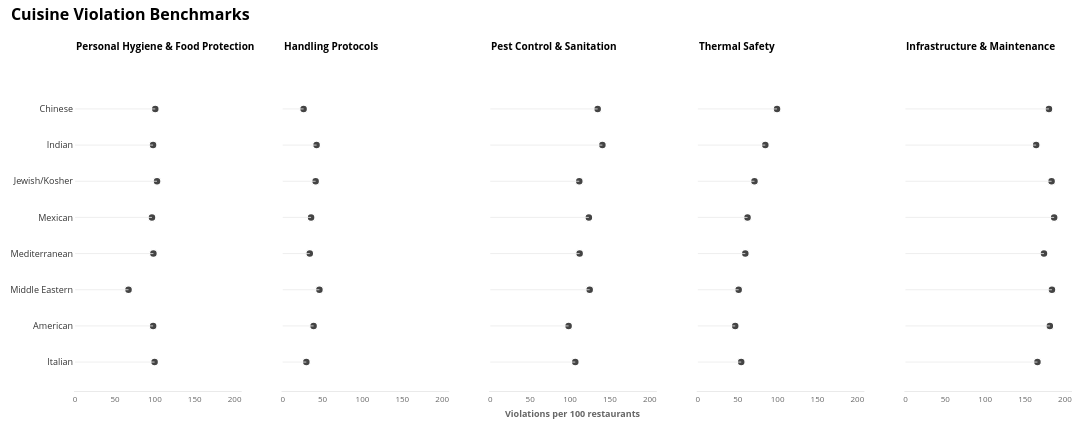

The code cell stored with this chart in its notebook:
### Markdown cell above
### 3.2  — Cuisine Violation Benchmarks (Cleveland Dot Plot)

We grouped each restaurant's violations into the following five categories using the "df_2026_no_covid" dataset:
Personal Hygiene and Food Protection (06A–06H); Handling Protocols (04A–04P, 05A–05H, 04K–04O, 08A–08C, and 28-06); Pest Control and Sanitation (02A–02I, 03A–03G, 04K–04O, 08A–08C, and 28-06); Thermal Safety (02A–02I, 03A–03G, 04K–04O, and 08A–08C); and Infrastructure and Maintenance (07A, 09A–09E, 10A–10J, and 28-07).

Then, we calculated the number of violations per 100 restaurants for each of the eight selected cuisines. The Cleveland dot plot fixes the vertical order by total violations across all categories, enabling readers to track each cuisine horizontally instead of re-reading a new ranking in every panel.
The numbers tell a story that challenges the stereotype. Chinese and Indian restaurants scored highest in pest control (134.7 and 140.6, respectively), the category most associated with a "dirty kitchen." However, their personal hygiene scores are virtually identical to those of American and Italian restaurants (100.5 and 97.7 versus 97.8 and 99.7, respectively).
Every cuisine dominated infrastructure and maintenance, with scores ranging from 163.9 to 186.5 violations per 100 restaurants. These results suggest that the main cause of citywide violations is structural and involves drains, ventilation, and lighting rather than food handling practices, which are often the target of consumer stereotypes.

### Code cell
# ═══════════════════════════════════════════════════════════════════════════
# Cleveland Dot Plot — Cuisine Violation Benchmarks
# Uses df_2026_no_covid; violations grouped into 5 functional categories
# ═══════════════════════════════════════════════════════════════════════════

import pandas as pd
import numpy as np
import plotly.graph_objects as go
from plotly.subplots import make_subplots

# ── 1. Category → violation code mapping (DOHMH blue book) ─────────────────
CATEGORY_MAP = {
    "Personal Hygiene & Food Protection": [
        "06A",  # Personal cleanliness inadequate
        "06B",  # Tobacco/eating in food prep area
        "06C",  # Food not protected from contamination
        "06D",  # Food contact surface not sanitized
        "06E",  # Sanitized utensil improperly stored
        "06F",  # Wiping cloths improperly stored
        "06G",  # HACCP plan not approved
        "06H",  # HACCP records not maintained
    ],
    "Handling Protocols": [
        "04A",  # Food Protection Certificate not held
        "04B",  # Food worker working while sick
        "04C",  # Bare hand contact with food
        "04D",  # Handwashing after toilet/coughing
        "04E",  # Toxic chemical improperly stored
        "04F",  # Food prep area contaminated
        "04H",  # Food adulterated/cross-contaminated
        "04I",  # Non-TCS food re-served
        "04J",  # Thermometer not provided
        "04P",  # Food containing prohibited substance
        "05A",  # Sewage disposal improper
        "05B",  # Harmful gas/CO detected
        "05C",  # Food contact surface improperly constructed
        "05D",  # No hand washing facility
        "05E",  # Toilet facility not provided
        "05F",  # Insufficient cold/hot holding equipment
        "05H",  # No SOP for refillable containers
        "09E",  # Wash hands sign not posted
        "03I",  # Juice packaged on premises, no label
        "28-05", # Food adulterated or misbranded
    ],
    "Pest Control & Sanitation": [
        "04K",  # Evidence of rats
        "04L",  # Evidence of mice
        "04M",  # Live roaches
        "04N",  # Filth flies or nuisance pests
        "04O",  # Live animal other than fish
        "08A",  # Harborage conditions for rodents/insects
        "08B",  # Garbage receptacle not pest resistant
        "08C",  # Pesticide improperly used
        "28-06", # No pest management contract on premises
    ],
    "Thermal Safety": [
        "02A",  # TCS food not cooked to minimum temp
        "02B",  # Hot food not held at/above 140°F
        "02C",  # Cooked food not reheated before service
        "02D",  # Pre-cooked TCS not held at proper temp
        "02F",  # Raw meat/fish served undercooked
        "02G",  # Cold TCS food held above 41°F
        "02H",  # TCS food not cooled by approved method
        "02I",  # TCS food not cooled from 140°F to 70°F
        "03A",  # Food from unapproved source
        "03B",  # Shellfish not from approved source
        "03C",  # Unclean/cracked eggs kept or used
        "03D",  # Food package not in good condition
        "03E",  # No potable water supply
        "03F",  # Unpasteurized milk served
        "03G",  # Raw fruit/vegetable not properly washed
    ],
    "Infrastructure & Maintenance": [
        "07A",  # Officer duties obstructed
        "09A",  # Damaged canned food not segregated
        "09B",  # Thawing procedure improper
        "09C",  # Food contact surface not maintained
        "09D",  # Food operation in living/sleeping quarters
        "10A",  # Toilet facility not maintained
        "10B",  # Anti-siphonage device not provided
        "10C",  # Lighting inadequate
        "10D",  # Ventilation not provided/inadequate
        "10E",  # Accurate thermometer not in fridge
        "10F",  # Non-food contact surface unacceptable
        "10G",  # Dishwashing/ware washing improper
        "10H",  # Proper sanitization not provided
        "10I",  # Single service item reused
        "10J",  # Hand wash sign not posted
        "28-07", # Unapproved outdoor/sidewalk cooking
    ],
}
RAW_COLS = list(CATEGORY_MAP.keys())

SELECTED_CUISINES = [
    "American", "Italian", "Mediterranean", "Jewish/Kosher",
    "Mexican", "Middle Eastern", "Indian", "Chinese",
]

# ── 2. Reverse lookup: violation code → category ────────────────────────────
code_to_cat = {
    code: cat
    for cat, codes in CATEGORY_MAP.items()
    for code in codes
}

# ── 3. Filter & tag violations ──────────────────────────────────────────────
df_viol = df_2026_no_covid.copy()
df_viol = df_viol[df_viol["CUISINE DESCRIPTION"].isin(SELECTED_CUISINES)]
df_viol = df_viol.dropna(subset=["VIOLATION CODE", "CAMIS"])
df_viol["VIOLATION CODE"] = df_viol["VIOLATION CODE"].str.strip()
df_viol["CATEGORY"] = df_viol["VIOLATION CODE"].map(code_to_cat)
df_viol = df_viol.dropna(subset=["CATEGORY"])

# ── 4. Violations per 100 restaurants ───────────────────────────────────────
n_restaurants = (
    df_2026_no_covid[df_2026_no_covid["CUISINE DESCRIPTION"].isin(SELECTED_CUISINES)]
    .groupby("CUISINE DESCRIPTION")["CAMIS"]
    .nunique()
)

viol_counts = (
    df_viol.groupby(["CUISINE DESCRIPTION", "CATEGORY"])
    .size()
    .unstack(fill_value=0)
    .reindex(columns=RAW_COLS, fill_value=0)
)

cleveland_df = viol_counts.div(n_restaurants, axis=0).mul(100).reset_index()
cleveland_df.columns.name = None

print("Violations per 100 restaurants:")
print(cleveland_df.set_index("CUISINE DESCRIPTION").round(1))

# ── Fix: consistent cuisine order across all panels ──────────────────────────
cuisine_order = (
    cleveland_df.set_index("CUISINE DESCRIPTION")[RAW_COLS]
    .sum(axis=1)
    .sort_values(ascending=True)  # worst at top
    .index.tolist()
)

# ── Plot config ───────────────────────────────────────────────────────────────
TITLE_COLOR = "#000000"
SUB_COLOR   = "#666666"
TEXT_COLOR  = "#333333"
DOT_COLOR   = "#444444"
LINE_COLOR  = "#EAEAEA"

n_cuisines = len(cuisine_order)
n_cat      = len(RAW_COLS)

x_max = cleveland_df[RAW_COLS].values.max()
x_pad = x_max * 0.15

fig = make_subplots(
    rows=1,
    cols=n_cat,
    shared_yaxes=False,
    horizontal_spacing=0.04,
)

for i, col in enumerate(RAW_COLS):
    col_num = i + 1

    # FIXED ORDER — same y position for every cuisine in every panel
    sub      = cleveland_df.set_index("CUISINE DESCRIPTION").reindex(cuisine_order)[col]
    cuisines = cuisine_order
    values   = sub.values
    y_pos    = list(range(len(cuisines)))

    # Hairline tracks
    for y, v in zip(y_pos, values):
        fig.add_shape(
            type="line",
            x0=0, x1=v, y0=y, y1=y,
            line=dict(color=LINE_COLOR, width=0.8),
            row=1, col=col_num,
        )

    # Dots
    fig.add_trace(
        go.Scatter(
            x=values,
            y=y_pos,
            mode="markers",
            marker=dict(
                size=8,
                color=DOT_COLOR,
                line=dict(color="white", width=1.5),
            ),
            customdata=list(zip(cuisines, [round(float(v), 1) for v in values])),
            hovertemplate=(
                "<b>%{customdata[0]}</b><br>"
                + col + ": <b>%{customdata[1]:.1f}</b> per 100 restaurants"
                + "<extra></extra>"
            ),
            showlegend=False,
        ),
        row=1, col=col_num,
    )

    # Axis config
    xaxis_key = "xaxis" if col_num == 1 else f"xaxis{col_num}"
    yaxis_key = "yaxis" if col_num == 1 else f"yaxis{col_num}"

    fig.update_layout(**{
        xaxis_key: dict(
            range=[-x_pad * 0.05, x_max + x_pad * 0.8],
            showgrid=False,
            zeroline=False,
            tickfont=dict(size=8, color=SUB_COLOR),
            showline=True,
            linecolor=LINE_COLOR,
            linewidth=1,
            ticks="outside",
            ticklen=0,
        ),
        yaxis_key: dict(
            tickvals=y_pos,
            ticktext=cuisines if i == 0 else [""] * len(cuisines),
            range=[-0.8, n_cuisines - 0.2],
            showgrid=False,
            zeroline=False,
            tickfont=dict(size=9, color=TEXT_COLOR),
            showline=False,
            ticks="",
        ),
    })

    # Panel title
    fig.add_annotation(
        text=f"<b>{col}</b>",
        xref=f"x{col_num if col_num > 1 else ''} domain",
        yref=f"y{col_num if col_num > 1 else ''} domain",
        x=0,
        y=1.08,
        showarrow=False,
        font=dict(size=10, color=TITLE_COLOR),
        xanchor="left",
        yanchor="bottom",
    )

# ── Figure-level layout ───────────────────────────────────────────────────────
panel_w = 2.4 * n_cat + 1.2
panel_h = 0.35 * n_cuisines + 1.8

fig.update_layout(
    width=int(panel_w * 96),
    height=int(panel_h * 96),
    paper_bgcolor="white",
    plot_bgcolor="white",
    title=dict(
        text="<b>Cuisine Violation Benchmarks</b>",
        x=0.01,
        xanchor="left",
        y=0.98,
        yanchor="top",
        font=dict(size=16, color=TITLE_COLOR),
    ),
    margin=dict(l=10, r=20, t=80, b=50),
    hoverlabel=dict(
        bgcolor="white",
        bordercolor=DOT_COLOR,
        font=dict(size=11, color=TEXT_COLOR),
    ),
)

fig.add_annotation(
    text="<b>Violations per 100 restaurants</b>",
    xref="paper", yref="paper",
    x=0.5, y=-0.1,
    showarrow=False,
    font=dict(size=9, color=SUB_COLOR),
    xanchor="center",
)

fig.show()

### Figure 1 — Plotly figure (JSON) as saved in the notebook; plotly's stock layout.template omitted (floating-point values rounded to 4 significant figures)
{"data": [{"customdata": [["Italian", 99.7], ["American", 97.8], ["Middle Eastern", 67], ["Mediterranean", 98.2], ["Mexican", 96.4], ["Jewish/Kosher", 102.7], ["Indian", 97.7], ["Chinese", 100.5]], "hovertemplate": "<b>%{customdata[0]}</b><br>Personal Hygiene & Food Protection: <b>%{customdata[1]:.1f}</b> per 100 restaurants<extra></extra>", "marker": {"color": "#444444", "line": {"color": "white", "width": 1.5}, "size": 8}, "mode": "markers", "showlegend": false, "type": "scatter", "x": [99.66, 97.83, 66.98, 98.18, 96.39, 102.7, 97.74, 100.5], "xaxis": "x", "y": [0, 1, 2, 3, 4, 5, 6, 7], "yaxis": "y"}, {"customdata": [["Italian", 29.6], ["American", 38.7], ["Middle Eastern", 46], ["Mediterranean", 33.9], ["Mexican", 35.6], ["Jewish/Kosher", 41.3], ["Indian", 42.5], ["Chinese", 26.2]], "hovertemplate": "<b>%{customdata[0]}</b><br>Handling Protocols: <b>%{customdata[1]:.1f}</b> per 100 restaurants<extra></extra>", "marker": {"color": "#444444", "line": {"color": "white", "width": 1.5}, "size": 8}, "mode": "markers", "showlegend": false, "type": "scatter", "x": [29.64, 38.73, 46.05, 33.94, 35.57, 41.3, 42.48, 26.19], "xaxis": "x2", "y": [0, 1, 2, 3, 4, 5, 6, 7], "yaxis": "y2"}, {"customdata": [["Italian", 106.6], ["American", 98.2], ["Middle Eastern", 124.7], ["Mediterranean", 112], ["Mexican", 123.6], ["Jewish/Kosher", 111.6], ["Indian", 140.6], ["Chinese", 134.7]], "hovertemplate": "<b>%{customdata[0]}</b><br>Pest Control & Sanitation: <b>%{customdata[1]:.1f}</b> per 100 restaurants<extra></extra>", "marker": {"color": "#444444", "line": {"color": "white", "width": 1.5}, "size": 8}, "mode": "markers", "showlegend": false, "type": "scatter", "x": [106.6, 98.22, 124.7, 112.0, 123.6, 111.6, 140.6, 134.7], "xaxis": "x3", "y": [0, 1, 2, 3, 4, 5, 6, 7], "yaxis": "y3"}, {"customdata": [["Italian", 54.4], ["American", 46.8], ["Middle Eastern", 51.2], ["Mediterranean", 59.5], ["Mexican", 62.3], ["Jewish/Kosher", 71], ["Indian", 84.6], ["Chinese", 99.3]], "hovertemplate": "<b>%{customdata[0]}</b><br>Thermal Safety: <b>%{customdata[1]:.1f}</b> per 100 restaurants<extra></extra>", "marker": {"color": "#444444", "line": {"color": "white", "width": 1.5}, "size": 8}, "mode": "markers", "showlegend": false, "type": "scatter", "x": [54.36, 46.83, 51.16, 59.49, 62.27, 70.99, 84.59, 99.28], "xaxis": "x4", "y": [0, 1, 2, 3, 4, 5, 6, 7], "yaxis": "y4"}, {"customdata": [["Italian", 165.5], ["American", 181.1], ["Middle Eastern", 183.7], ["Mediterranean", 173.7], ["Mexican", 186.5], ["Jewish/Kosher", 183.3], ["Indian", 163.9], ["Chinese", 180]], "hovertemplate": "<b>%{customdata[0]}</b><br>Infrastructure & Maintenance: <b>%{customdata[1]:.1f}</b> per 100 restaurants<extra></extra>", "marker": {"color": "#444444", "line": {"color": "white", "width": 1.5}, "size": 8}, "mode": "markers", "showlegend": false, "type": "scatter", "x": [165.5, 181.1, 183.7, 173.7, 186.5, 183.3, 163.9, 180.0], "xaxis": "x5", "y": [0, 1, 2, 3, 4, 5, 6, 7], "yaxis": "y5"}], "layout": {"annotations": [{"font": {"color": "#000000", "size": 10}, "showarrow": false, "text": "<b>Personal Hygiene & Food Protection</b>", "x": 0, "xanchor": "left", "xref": "x domain", "y": 1.08, "yanchor": "bottom", "yref": "y domain"}, {"font": {"color": "#000000", "size": 10}, "showarrow": false, "text": "<b>Handling Protocols</b>", "x": 0, "xanchor": "left", "xref": "x2 domain", "y": 1.08, "yanchor": "bottom", "yref": "y2 domain"}, {"font": {"color": "#000000", "size": 10}, "showarrow": false, "text": "<b>Pest Control & Sanitation</b>", "x": 0, "xanchor": "left", "xref": "x3 domain", "y": 1.08, "yanchor": "bottom", "yref": "y3 domain"}, {"font": {"color": "#000000", "size": 10}, "showarrow": false, "text": "<b>Thermal Safety</b>", "x": 0, "xanchor": "left", "xref": "x4 domain", "y": 1.08, "yanchor": "bottom", "yref": "y4 domain"}, {"font": {"color": "#000000", "size": 10}, "showarrow": false, "text": "<b>Infrastructure & Maintenance</b>", "x": 0, "xanchor": "left", "xref": "x5 domain", "y": 1.08, "yanchor": "bottom", "yref": "y5 domain"}, {"font": {"color": "#666666", "size": 9}, "showarrow": false, "text": "<b>Violations per 100 restaurants</b>", "x": 0.5, "xanchor": "center", "xref": "paper", "y": -0.1, "yref": "paper"}], "height": 441, "hoverlabel": {"bgcolor": "white", "bordercolor": "#444444", "font": {"color": "#333333", "size": 11}}, "margin": {"b": 50, "l": 10, "r": 20, "t": 80}, "paper_bgcolor": "white", "plot_bgcolor": "white", "shapes": [{"line": {"color": "#EAEAEA", "width": 0.8}, "type": "line", "x0": 0, "x1": 99.66, "xref": "x", "y0": 0, "y1": 0, "yref": "y"}, {"line": {"color": "#EAEAEA", "width": 0.8}, "type": "line", "x0": 0, "x1": 97.83, "xref": "x", "y0": 1, "y1": 1, "yref": "y"}, {"line": {"color": "#EAEAEA", "width": 0.8}, "type": "line", "x0": 0, "x1": 66.98, "xref": "x", "y0": 2, "y1": 2, "yref": "y"}, {"line": {"color": "#EAEAEA", "width": 0.8}, "type": "line", "x0": 0, "x1": 98.18, "xref": "x", "y0": 3, "y1": 3, "yref": "y"}, {"line": {"color": "#EAEAEA", "width": 0.8}, "type": "line", "x0": 0, "x1": 96.39, "xref": "x", "y0": 4, "y1": 4, "yref": "y"}, {"line": {"color": "#EAEAEA", "width": 0.8}, "type": "line", "x0": 0, "x1": 102.7, "xref": "x", "y0": 5, "y1": 5, "yref": "y"}, {"line": {"color": "#EAEAEA", "width": 0.8}, "type": "line", "x0": 0, "x1": 97.74, "xref": "x", "y0": 6, "y1": 6, "yref": "y"}, {"line": {"color": "#EAEAEA", "width": 0.8}, "type": "line", "x0": 0, "x1": 100.5, "xref": "x", "y0": 7, "y1": 7, "yref": "y"}, {"line": {"color": "#EAEAEA", "width": 0.8}, "type": "line", "x0": 0, "x1": 29.64, "xref": "x2", "y0": 0, "y1": 0, "yref": "y2"}, {"line": {"color": "#EAEAEA", "width": 0.8}, "type": "line", "x0": 0, "x1": 38.73, "xref": "x2", "y0": 1, "y1": 1, "yref": "y2"}, {"line": {"color": "#EAEAEA", "width": 0.8}, "type": "line", "x0": 0, "x1": 46.05, "xref": "x2", "y0": 2, "y1": 2, "yref": "y2"}, {"line": {"color": "#EAEAEA", "width": 0.8}, "type": "line", "x0": 0, "x1": 33.94, "xref": "x2", "y0": 3, "y1": 3, "yref": "y2"}, {"line": {"color": "#EAEAEA", "width": 0.8}, "type": "line", "x0": 0, "x1": 35.57, "xref": "x2", "y0": 4, "y1": 4, "yref": "y2"}, {"line": {"color": "#EAEAEA", "width": 0.8}, "type": "line", "x0": 0, "x1": 41.3, "xref": "x2", "y0": 5, "y1": 5, "yref": "y2"}, {"line": {"color": "#EAEAEA", "width": 0.8}, "type": "line", "x0": 0, "x1": 42.48, "xref": "x2", "y0": 6, "y1": 6, "yref": "y2"}, {"line": {"color": "#EAEAEA", "width": 0.8}, "type": "line", "x0": 0, "x1": 26.19, "xref": "x2", "y0": 7, "y1": 7, "yref": "y2"}, {"line": {"color": "#EAEAEA", "width": 0.8}, "type": "line", "x0": 0, "x1": 106.6, "xref": "x3", "y0": 0, "y1": 0, "yref": "y3"}, {"line": {"color": "#EAEAEA", "width": 0.8}, "type": "line", "x0": 0, "x1": 98.22, "xref": "x3", "y0": 1, "y1": 1, "yref": "y3"}, {"line": {"color": "#EAEAEA", "width": 0.8}, "type": "line", "x0": 0, "x1": 124.7, "xref": "x3", "y0": 2, "y1": 2, "yref": "y3"}, {"line": {"color": "#EAEAEA", "width": 0.8}, "type": "line", "x0": 0, "x1": 112.0, "xref": "x3", "y0": 3, "y1": 3, "yref": "y3"}, {"line": {"color": "#EAEAEA", "width": 0.8}, "type": "line", "x0": 0, "x1": 123.6, "xref": "x3", "y0": 4, "y1": 4, "yref": "y3"}, {"line": {"color": "#EAEAEA", "width": 0.8}, "type": "line", "x0": 0, "x1": 111.6, "xref": "x3", "y0": 5, "y1": 5, "yref": "y3"}, {"line": {"color": "#EAEAEA", "width": 0.8}, "type": "line", "x0": 0, "x1": 140.6, "xref": "x3", "y0": 6, "y1": 6, "yref": "y3"}, {"line": {"color": "#EAEAEA", "width": 0.8}, "type": "line", "x0": 0, "x1": 134.7, "xref": "x3", "y0": 7, "y1": 7, "yref": "y3"}, {"line": {"color": "#EAEAEA", "width": 0.8}, "type": "line", "x0": 0, "x1": 54.36, "xref": "x4", "y0": 0, "y1": 0, "yref": "y4"}, {"line": {"color": "#EAEAEA", "width": 0.8}, "type": "line", "x0": 0, "x1": 46.83, "xref": "x4", "y0": 1, "y1": 1, "yref": "y4"}, {"line": {"color": "#EAEAEA", "width": 0.8}, "type": "line", "x0": 0, "x1": 51.16, "xref": "x4", "y0": 2, "y1": 2, "yref": "y4"}, {"line": {"color": "#EAEAEA", "width": 0.8}, "type": "line", "x0": 0, "x1": 59.49, "xref": "x4", "y0": 3, "y1": 3, "yref": "y4"}, {"line": {"color": "#EAEAEA", "width": 0.8}, "type": "line", "x0": 0, "x1": 62.27, "xref": "x4", "y0": 4, "y1": 4, "yref": "y4"}, {"line": {"color": "#EAEAEA", "width": 0.8}, "type": "line", "x0": 0, "x1": 70.99, "xref": "x4", "y0": 5, "y1": 5, "yref": "y4"}, {"line": {"color": "#EAEAEA", "width": 0.8}, "type": "line", "x0": 0, "x1": 84.59, "xref": "x4", "y0": 6, "y1": 6, "yref": "y4"}, {"line": {"color": "#EAEAEA", "width": 0.8}, "type": "line", "x0": 0, "x1": 99.28, "xref": "x4", "y0": 7, "y1": 7, "yref": "y4"}, {"line": {"color": "#EAEAEA", "width": 0.8}, "type": "line", "x0": 0, "x1": 165.5, "xref": "x5", "y0": 0, "y1": 0, "yref": "y5"}, {"line": {"color": "#EAEAEA", "width": 0.8}, "type": "line", "x0": 0, "x1": 181.1, "xref": "x5", "y0": 1, "y1": 1, "yref": "y5"}, {"line": {"color": "#EAEAEA", "width": 0.8}, "type": "line", "x0": 0, "x1": 183.7, "xref": "x5", "y0": 2, "y1": 2, "yref": "y5"}, {"line": {"color": "#EAEAEA", "width": 0.8}, "type": "line", "x0": 0, "x1": 173.7, "xref": "x5", "y0": 3, "y1": 3, "yref": "y5"}, {"line": {"color": "#EAEAEA", "width": 0.8}, "type": "line", "x0": 0, "x1": 186.5, "xref": "x5", "y0": 4, "y1": 4, "yref": "y5"}, {"line": {"color": "#EAEAEA", "width": 0.8}, "type": "line", "x0": 0, "x1": 183.3, "xref": "x5", "y0": 5, "y1": 5, "yref": "y5"}, {"line": {"color": "#EAEAEA", "width": 0.8}, "type": "line", "x0": 0, "x1": 163.9, "xref": "x5", "y0": 6, "y1": 6, "yref": "y5"}, {"line": {"color": "#EAEAEA", "width": 0.8}, "type": "line", "x0": 0, "x1": 180.0, "xref": "x5", "y0": 7, "y1": 7, "yref": "y5"}], "title": {"font": {"color": "#000000", "size": 16}, "text": "<b>Cuisine Violation Benchmarks</b>", "x": 0.01, "xanchor": "left", "y": 0.98, "yanchor": "top"}, "width": 1267, "xaxis": {"anchor": "y", "domain": [0, 0.168], "linecolor": "#EAEAEA", "linewidth": 1, "range": [-1.399, 208.9], "showgrid": false, "showline": true, "tickfont": {"color": "#666666", "size": 8}, "ticklen": 0, "ticks": "outside", "zeroline": false}, "xaxis2": {"anchor": "y2", "domain": [0.208, 0.376], "linecolor": "#EAEAEA", "linewidth": 1, "range": [-1.399, 208.9], "showgrid": false, "showline": true, "tickfont": {"color": "#666666", "size": 8}, "ticklen": 0, "ticks": "outside", "zeroline": false}, "xaxis3": {"anchor": "y3", "domain": [0.416, 0.584], "linecolor": "#EAEAEA", "linewidth": 1, "range": [-1.399, 208.9], "showgrid": false, "showline": true, "tickfont": {"color": "#666666", "size": 8}, "ticklen": 0, "ticks": "outside", "zeroline": false}, "xaxis4": {"anchor": "y4", "domain": [0.624, 0.792], "linecolor": "#EAEAEA", "linewidth": 1, "range": [-1.399, 208.9], "showgrid": false, "showline": true, "tickfont": {"color": "#666666", "size": 8}, "ticklen": 0, "ticks": "outside", "zeroline": false}, "xaxis5": {"anchor": "y5", "domain": [0.832, 1], "linecolor": "#EAEAEA", "linewidth": 1, "range": [-1.399, 208.9], "showgrid": false, "showline": true, "tickfont": {"color": "#666666", "size": 8}, "ticklen": 0, "ticks": "outside", "zeroline": false}, "yaxis": {"anchor": "x", "domain": [0, 1], "range": [-0.8, 7.8], "showgrid": false, "showline": false, "tickfont": {"color": "#333333", "size": 9}, "ticks": "", "ticktext": ["Italian", "American", "Middle Eastern", "Mediterranean", "Mexican", "Jewish/Kosher", "Indian", "Chinese"], "tickvals": [0, 1, 2, 3, 4, 5, 6, 7], "zeroline": false}, "yaxis2": {"anchor": "x2", "domain": [0, 1], "range": [-0.8, 7.8], "showgrid": false, "showline": false, "tickfont": {"color": "#333333", "size": 9}, "ticks": "", "ticktext": ["", "", "", "", "", "", "", ""], "tickvals": [0, 1, 2, 3, 4, 5, 6, 7], "zeroline": false}, "yaxis3": {"anchor": "x3", "domain": [0, 1], "range": [-0.8, 7.8], "showgrid": false, "showline": false, "tickfont": {"color": "#333333", "size": 9}, "ticks": "", "ticktext": ["", "", "", "", "", "", "", ""], "tickvals": [0, 1, 2, 3, 4, 5, 6, 7], "zeroline": false}, "yaxis4": {"anchor": "x4", "domain": [0, 1], "range": [-0.8, 7.8], "showgrid": false, "showline": false, "tickfont": {"color": "#333333", "size": 9}, "ticks": "", "ticktext": ["", "", "", "", "", "", "", ""], "tickvals": [0, 1, 2, 3, 4, 5, 6, 7], "zeroline": false}, "yaxis5": {"anchor": "x5", "domain": [0, 1], "range": [-0.8, 7.8], "showgrid": false, "showline": false, "tickfont": {"color": "#333333", "size": 9}, "ticks": "", "ticktext": ["", "", "", "", "", "", "", ""], "tickvals": [0, 1, 2, 3, 4, 5, 6, 7], "zeroline": false}}}
